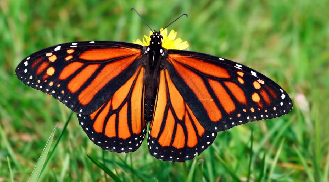
#> input picture K-means clustering/converted.png, 329 x 182 px, found by its file name
$ jupyter execute problem_two.ipynb
#> lines starting #> are read from the running program, lines starting #| are printed output that depends on the picture
[cell 1]
# Refers to scikit-image, a Python library for image processing
# Submodule & handles input and output operations for images
from skimage import io
# Scikit-learn library - provides tools for machine learning and data mining.
# Grouping data into clusters
from sklearn.cluster import KMeans
# Support for large, multi-dimensional arrays and matrices
# Shorthand for numpy
import numpy as np
# Creating static, animated, and interactive visualizations in Python
# submodule - creating plots and graphs, used to shorten function calls
import matplotlib.pyplot as plt

[cell 2]
# Image Load
image = io.imread('/content/converted.png')
#> image is the input picture: shape (182, 329, 4); mean R, G, B, A 106, 116.9, 51.9, 255

# Check image alpha channel
if image.shape[2] == 4:
    image = image[:, :, :3]  # Discard alpha channel
#> image: shape (182, 329, 3)

io.imshow(image)
plt.title("Original Image")
plt.show()

[cell 3]
# Image reshape into a 2D array of pixels
rows, cols, ch = image.shape  # height, width, channels
#> rows = 182; cols = 329; ch = 3
image_flat = image.reshape(rows * cols, 3)  # total number of pixels; RGB values
print(f"Image shape: {image.shape}") # prints original shape of the image before reshaping
#| Image shape: (182, 329, 3)
print(f"Flattened image shape: {image_flat.shape}") # prints shape after reshaping
#| Flattened image shape: (59878, 3)

[cell 4]
# Set k value
k = 8

# Apply k-Means clustering
#This parameter specifies the number of clusters
kmeans = KMeans(n_clusters=k, n_init=10)  # This parameter defines how many times the K-Means algorithm will be run
kmeans.fit(image_flat) # flattened image data

# Replace each pixel with its corresponding cluster center
labels = kmeans.labels_   # labels_ represents which cluster out of k clusters
# After the K-Means algorithm has finished; centers represent the average color for each
centers = np.asarray(kmeans.cluster_centers_, dtype=np.uint8)

# Reconstruct the compressed image
# Maps each pixel to its corresponding cluster center’s RGB values
compressed_image = centers[labels].reshape(rows, cols, 3) # pixel colors back into the original image dimensions

# Display the compressed image
plt.imshow(compressed_image)
plt.title(f'Compressed Image with K = {k}')
plt.show()
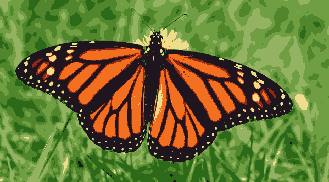
#> shown: shape (182, 329, 3); mean R, G, B 105.5, 116.5, 51.4

[cell 5]
# Set k value
k = 16

# Apply k-Means clustering
#This parameter specifies the number of clusters
kmeans = KMeans(n_clusters=k, n_init=10)  # This parameter defines how many times the K-Means algorithm will be run
kmeans.fit(image_flat) # flattened image data

# Replace each pixel with its corresponding cluster center
labels = kmeans.labels_   # labels_ represents which cluster out of k clusters
# After the K-Means algorithm has finished; centers represent the average color for each
centers = np.asarray(kmeans.cluster_centers_, dtype=np.uint8)

# Reconstruct the compressed image
# Maps each pixel to its corresponding cluster center’s RGB values
compressed_image = centers[labels].reshape(rows, cols, 3) # pixel colors back into the original image dimensions

# Display the compressed image
plt.imshow(compressed_image)
plt.title(f'Compressed Image with K = {k}')
plt.show()
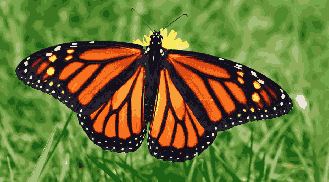
#> shown: shape (182, 329, 3); mean R, G, B 105.3, 116.3, 51.3

[cell 6]
# Set k value
k = 32

# Apply k-Means clustering
#This parameter specifies the number of clusters
kmeans = KMeans(n_clusters=k, n_init=10)  # This parameter defines how many times the K-Means algorithm will be run
kmeans.fit(image_flat) # flattened image data

# Replace each pixel with its corresponding cluster center
labels = kmeans.labels_   # labels_ represents which cluster out of k clusters
# After the K-Means algorithm has finished; centers represent the average color for each
centers = np.asarray(kmeans.cluster_centers_, dtype=np.uint8)

# Reconstruct the compressed image
# Maps each pixel to its corresponding cluster center’s RGB values
compressed_image = centers[labels].reshape(rows, cols, 3) # pixel colors back into the original image dimensions

# Display the compressed image
plt.imshow(compressed_image)
plt.title(f'Compressed Image with K = {k}')
plt.show()
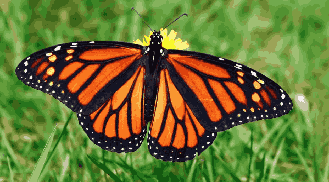
#> shown: shape (182, 329, 3); mean R, G, B 105.5, 116.4, 51.4
